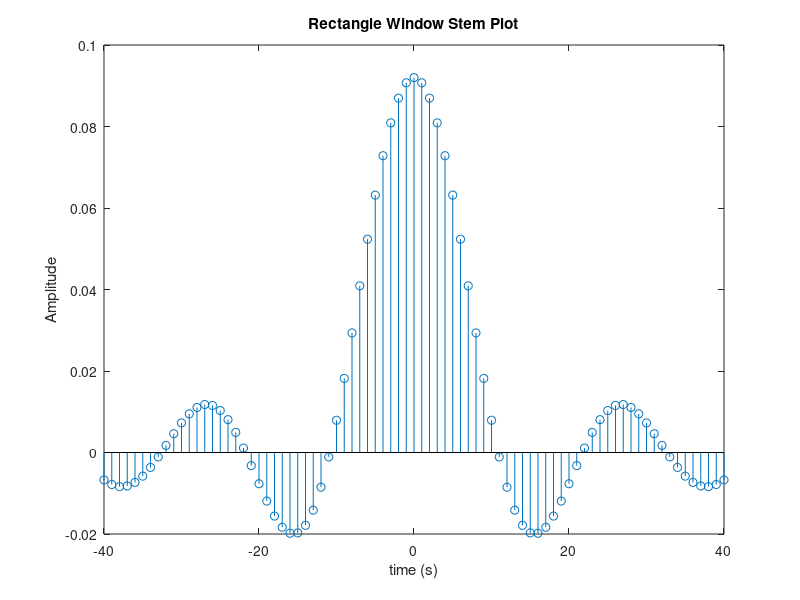
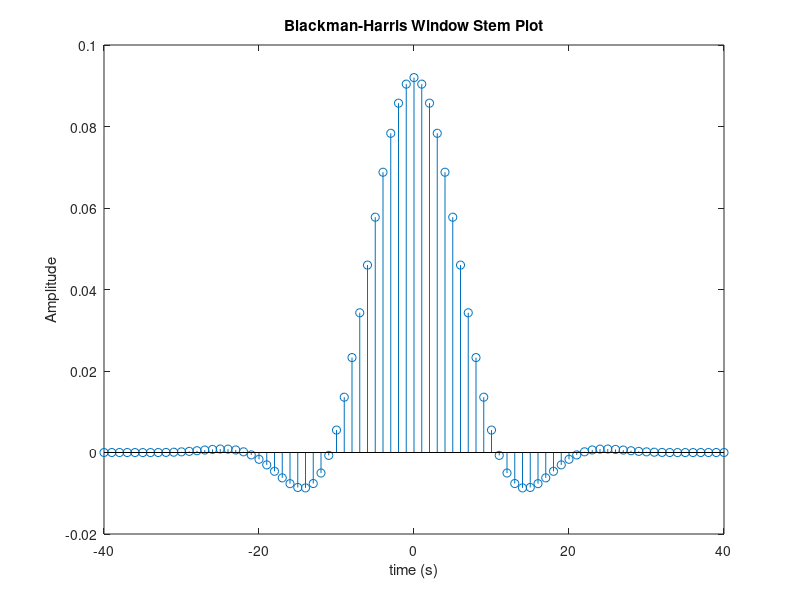
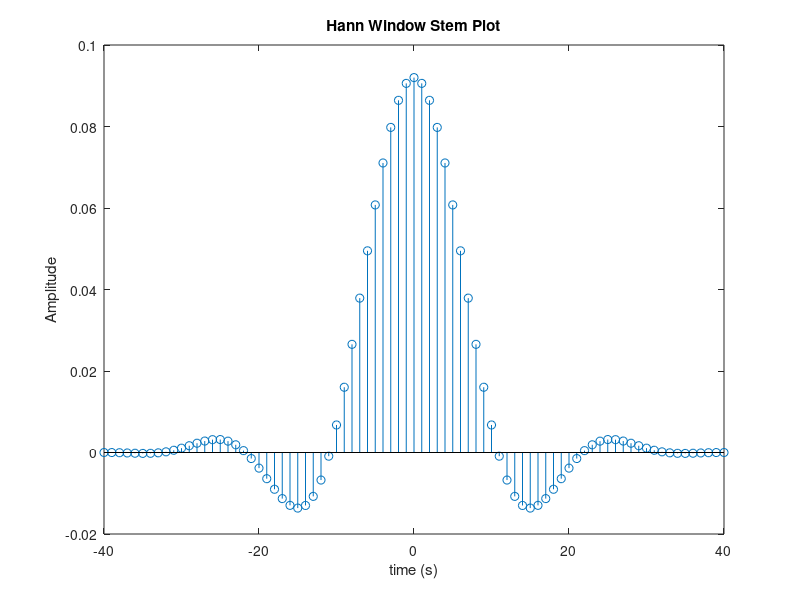
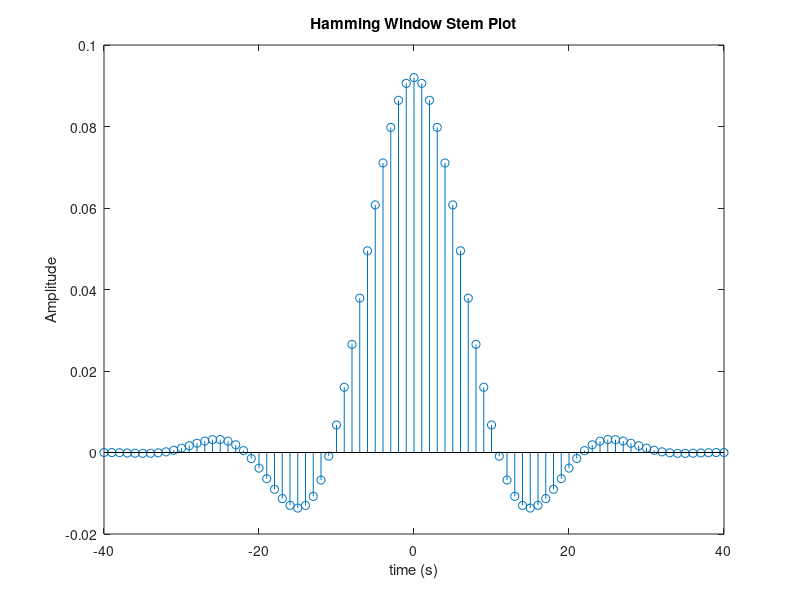

The MATLAB source for these figures, in order:
clc, clear, close all;

N = 81; % total number of samples in the filter
L = (N-1)/2; % the filter will go from -L to L
n = (-L:L); % this is our sample index

f_corner = 4600; % corner frequency of our low-pass filter in Hz
f_s = 100000; % our sampling frequency in Hz

h_rect_FIR = 2*f_corner/f_s*sinc(n*2*f_corner/f_s); % truncated sinc
% IMPORTANT: in the code above we convert f_corner from
% Hz to cycles/sample by dividing by f_s

F0 = 0;

hideal = transpose(h_rect_FIR);
h0 = rectwin(N).*hideal; % window with rectangular window
h1 = blackmanharris(N).*hideal; % window with Blackman-Harris window
h2 = hann(N).*hideal; % window with Hann window
h3 = hamming(N).*hideal; % window with Hamming window
Nd = 2048; % number of points around unit circle
FF = -0.5:1/Nd:0.5-1/Nd; % frequency axis for DFT plots
H0 = freqz(h0,1,Nd,'whole'); % DFT of h0
H1 = freqz(h1,1,Nd,'whole'); % DFT of h1
H2 = freqz(h2,1,Nd,'whole'); % DFT of h2
H3 = freqz(h3,1,Nd,'whole'); % DFT of h3
% plot H0 and H1 in dB
% and zoom in on the passband

stem(n, h0);
title("Rectangle Window Stem Plot");
xlabel("time (s)");
ylabel("Amplitude");

figure;
stem(n, h1);
title("Blackman-Harris Window Stem Plot");
xlabel("time (s)");
ylabel("Amplitude");

figure;
stem(n, h2);
title("Hann Window Stem Plot");
xlabel("time (s)");
ylabel("Amplitude");

figure;
stem(n, h2);
title("Hamming Window Stem Plot");
xlabel("time (s)");
ylabel("Amplitude");

figure;
plot(FF,20*log10(abs(fftshift(H0))),'b-');
grid on;
xlabel('frequency (cycles/sample)');
ylabel('magnitude (dB)');
axis([0 0.10 -120 5]);
set(gca,'XTick',[0 0.025 0.05 0.075 0.1]);
legend('rectangular window');

figure;
plot(FF,20*log10(abs(fftshift(H0))),'b-',FF,20*log10(abs(fftshift(H1))),'g-',FF,20*log10(abs(fftshift(H2))),'r-',FF,20*log10(abs(fftshift(H3))),'k-');
grid on;
xlabel('frequency (cycles/sample)');
ylabel('magnitude (dB)');
axis([0 0.10 -120 5]);
set(gca,'XTick',[0 0.025 0.05 0.075 0.1]);
legend('rectangular window','Blackman-Harris window','Hann window','Hamming window');

t = 0:1/f_s:0.5-1/f_s;
sin1 = sin(2*pi*4000*t);
sin2 = sin(2*pi*4600*t);
sin3 = sin(2*pi*6000*t);
sin4 = sin(2*pi*25000*t);
sin5 = sin(2*pi*40000*t);

s1 = sin1 + sin2 + sin3 + sin4 + sin5;
figure;
res = abs(fft(s1));
res = res(1:length(res)/2);
plot(res);
title("s1 Frequency Domain Plot");

f0 = filter(h0,1,s1);
f1 = filter(h1,1,s1);
f2 = filter(h2,1,s1);
f3 = filter(h3,1,s1);

figure;
res0 = abs(fft(f0));
res0 = res0(1:length(res0)/2);
plot(res0);
title("Rectangle Window Frequency Domain Plot");

figure;
res1 = abs(fft(f1));
res1 = res1(1:length(res1)/2);
plot(res1);
title("Blackman-Harris Window Frequency Domain Plot");

figure;
res2 = abs(fft(f2));
res2 = res2(1:length(res2)/2);
plot(res2);
title("Hann Window Freuency Domain Plot");

figure;
res3 = abs(fft(f3));
res3 = res3(1:length(res3)/2);
plot(res3);
title("Hamming Window Frequency Domain Plot");
